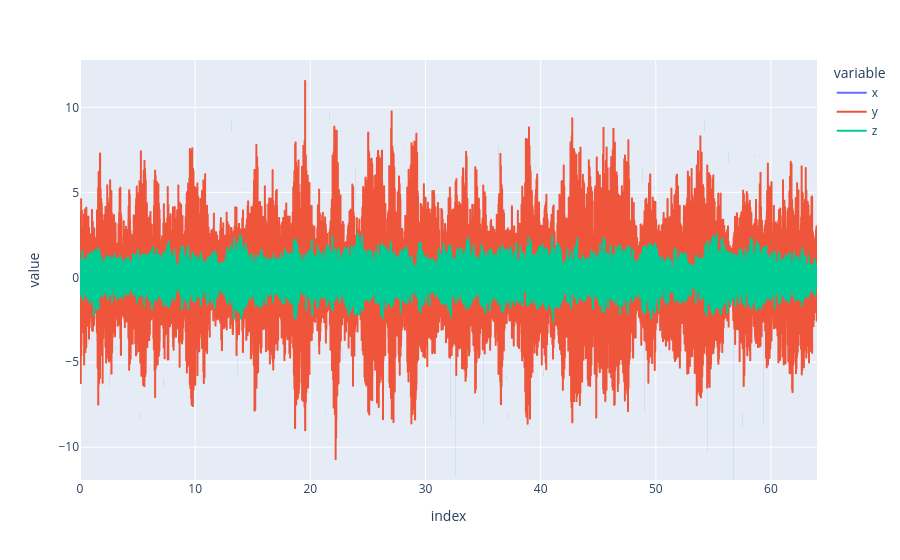

The notebook cell this image was saved under:
### Code cell
px.line(signal)

### Figure 1 — Plotly figure (JSON) as saved in the notebook; plotly's stock layout.template omitted (floating-point values rounded to 4 significant figures; data arrays with more than 128 entries replaced by an {"elided": "..."} marker saying what was removed)
{"data": [{"hovertemplate": "variable=x<br>index=%{x}<br>value=%{y}<extra></extra>", "legendgroup": "x", "line": {"color": "#636efa", "dash": "solid"}, "marker": {"symbol": "circle"}, "mode": "lines", "name": "x", "showlegend": true, "type": "scattergl", "x": {"elided": "16384 float values"}, "xaxis": "x", "y": {"elided": "16384 float values"}, "yaxis": "y"}, {"hovertemplate": "variable=y<br>index=%{x}<br>value=%{y}<extra></extra>", "legendgroup": "y", "line": {"color": "#EF553B", "dash": "solid"}, "marker": {"symbol": "circle"}, "mode": "lines", "name": "y", "showlegend": true, "type": "scattergl", "x": {"elided": "16384 float values"}, "xaxis": "x", "y": {"elided": "16384 float values"}, "yaxis": "y"}, {"hovertemplate": "variable=z<br>index=%{x}<br>value=%{y}<extra></extra>", "legendgroup": "z", "line": {"color": "#00cc96", "dash": "solid"}, "marker": {"symbol": "circle"}, "mode": "lines", "name": "z", "showlegend": true, "type": "scattergl", "x": {"elided": "16384 float values"}, "xaxis": "x", "y": {"elided": "16384 float values"}, "yaxis": "y"}], "layout": {"legend": {"title": {"text": "variable"}, "tracegroupgap": 0}, "margin": {"t": 60}, "xaxis": {"anchor": "y", "domain": [0, 1], "title": {"text": "index"}}, "yaxis": {"anchor": "x", "domain": [0, 1], "title": {"text": "value"}}}}
